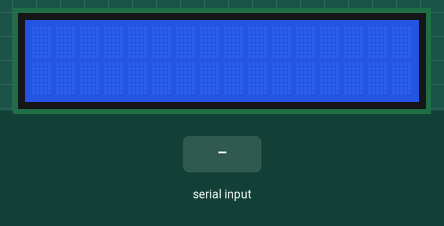
This sketch was run on a simulated Arduino Uno, built with avr-gcc and run on an emulated ATmega328P. Parts: 16×2 character LCD. Wiring (inferred from the signals the program sends): character LCD (HD44780): RS pin 2; E pin 3; data pin 4, pin 5, pin 6, pin 7. The test bench sets the inputs (shaded band). What the sketch prints to the serial monitor is not drawn.

Above: at 0.8 s.
0.9 s: "1\n" received over Serial
At 1.7 s:
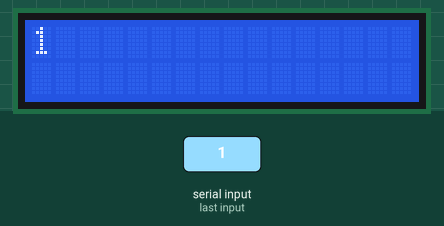
Timing chart, 0 to 3.9 s (numbered marks = the images above; inputs shaded):
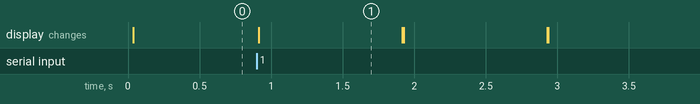

Measured:
- after the input at 0.9 s, the display: changes at once (image 1)
- what the display in image 1 shows lasts 1.0 s, from 0.9 s to 1.9 s

The sketch:

Input_to_TwoLineDisplay.ino
```cpp
/*  User can input a text string up to 100 characters.  The text is
parsed into segments such that only complete words are displayed on
the 16 character LCD display.

Inputting words of 16 characters long will make a mess,
thepiandi.blogspot.com  MJL 072014
*/
#include "LCD_2X16.h"

LCD_2X16 lcd;

char text[100];
int no_of_chars;

void parse_and_display_message(char text[], int no_of_chars){
  char display_text[16];
  int start;
  int line_end;
  int count;
  int line_begin;
  int i, j;
  int line_length;
  int line_number;

  start = 0;
  count = 0;
  line_number = 1;
  do {
    while (text[count] != 32){
      count++;
    }
    if ((count - start) < 18){
      line_end = count;
    }
    else{
      line_begin = start + (text[start] == 32);
      line_length = line_end - line_begin;

      for (i = line_begin, j = 0; i < line_end; i++, j++){
        display_text[j] = text[i];
      }

      if (line_length < 16){
        display_text[line_length] = 10;
      }
      line_number = (line_number + 1) % 2;

      if (!line_number){
        lcd.clear_display();
      }
      lcd.lcd_message(display_text, line_number + 1);
      delay(1000);

      start = line_end;

    }
    count++;
  }while (count < no_of_chars + 1);


  line_begin = start + (text[start] == 32);
  line_length = count - line_begin -1;

  for (i = line_begin, j = 0; i < (count -1); i++, j++){
    display_text[j] = text[i];
  }

  if (line_length < 16){
    display_text[line_length] = 10;
  }

  line_number = (line_number + 1) %2;

  if (!line_number){
    lcd.clear_display();
  }
  lcd.lcd_message(display_text, line_number + 1);
  delay(1000);
}
void setup() {
  Serial.begin(9600);

  lcd.lcd_init();

  Serial.println("Please enter your text (100 chars max)");
  while (!Serial.available() > 0);
  no_of_chars = Serial.readBytesUntil('\n', text, 100);
  text[no_of_chars] = 32;  //tack a space on to the end

  Serial.print("\nText: ");
  for (int i = 0; i < no_of_chars; i++){
    Serial.print(text[i]);
  }
  Serial.println("");
}

void loop() {
  parse_and_display_message(text, no_of_chars);
}
```
